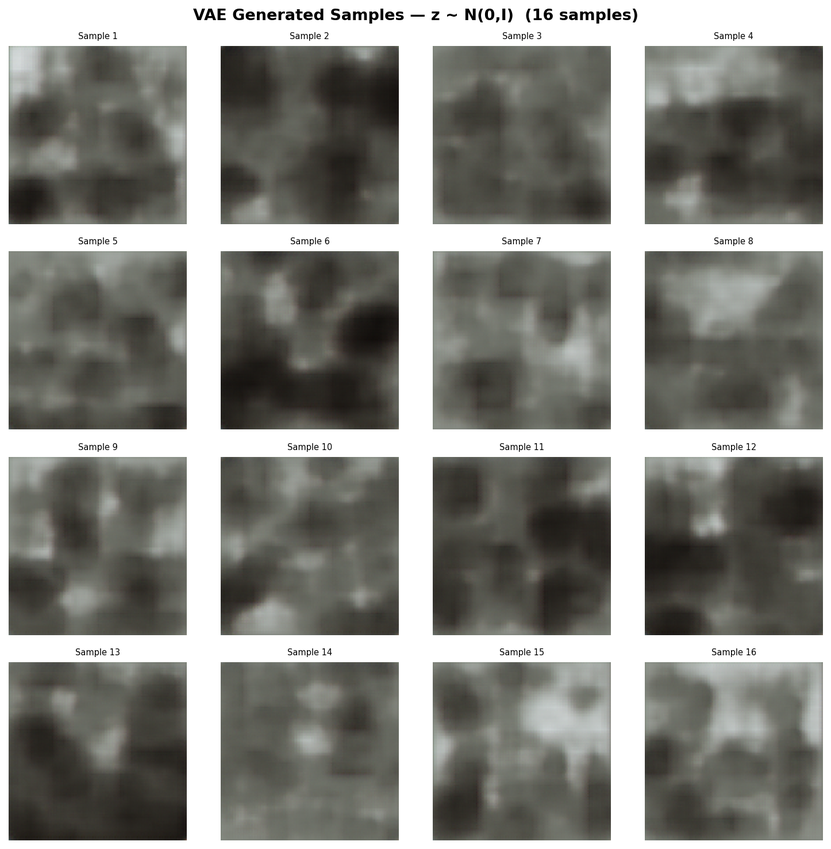
#> input picture vae_samples_grid.png, 831 x 849 px, shrunk from 1446 x 1477 before the run
$ python -i app.py   (imports and definitions only)
#> lines starting #> are read from the running program, lines starting #| are printed output that depends on the picture
import streamlit as st
import numpy as np
from PIL import Image
import io
import base64
import time

# [213 lines not run here, left out]

# ─── SESSION STATE ─────────────────────────────────────────────────────────────
if 'page' not in st.session_state:
    st.session_state.page = 'intro'
if 'tv_phase' not in st.session_state:
    st.session_state.tv_phase = 0

# ─── HELPER: inline image from PIL ────────────────────────────────────────────
# [4 lines left out: function pil_to_b64, not called in this run]

# ─── MOCK PIPELINE (no real model) ────────────────────────────────────────────
def mock_enhance(img: Image.Image) -> tuple[Image.Image, Image.Image]:
    """Returns (zero_dce_result, esrgan_result) as PIL images."""
    arr = np.array(img, dtype=np.float32) / 255.0
    # Simulate Zero-DCE: gamma-lift + curve
    r = arr.copy()
    r = 1 - (1 - r) ** 1.8
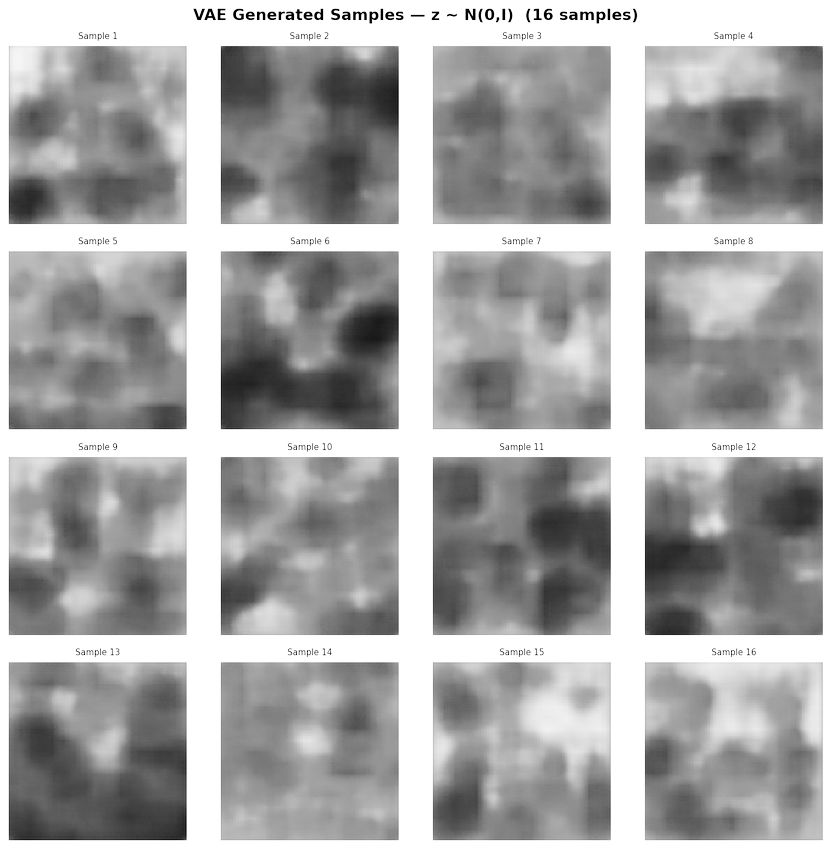
#> r: shape (849, 831) float32; min 0, max 1, mean 0.662
    r = np.clip(r * 1.15 + 0.05, 0, 1)
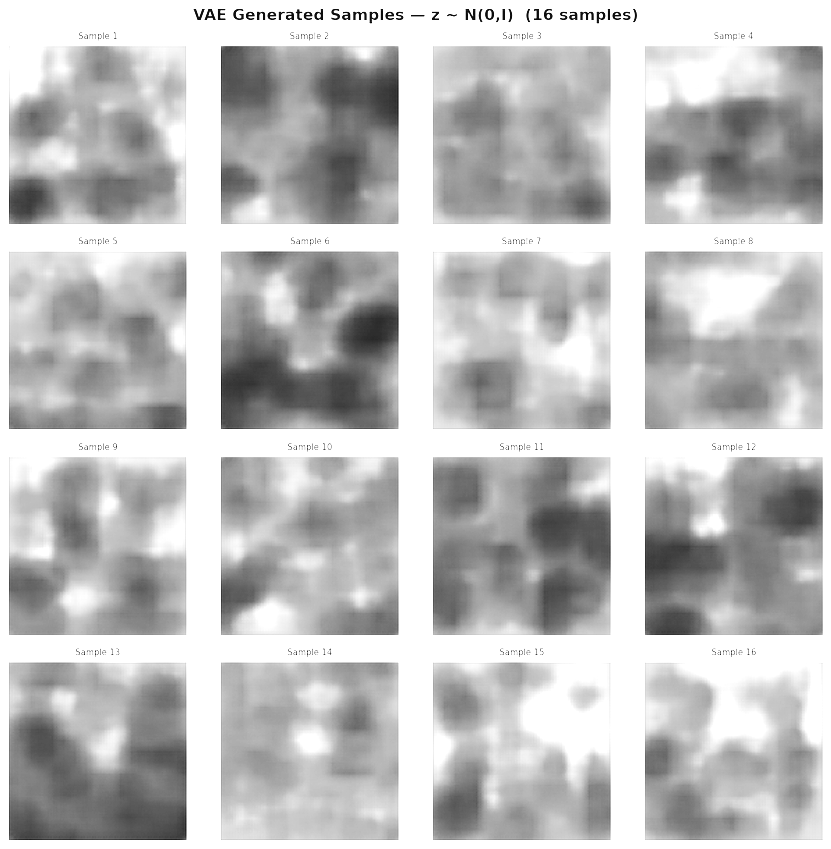
#> r: shape (849, 831) float32; min 0.05, max 1, mean 0.755
    enhanced = Image.fromarray((r * 255).astype(np.uint8))
    # Simulate ESRGAN: sharpen + upscale
    from PIL import ImageFilter, ImageEnhance
    sr = enhanced.filter(ImageFilter.SHARPEN)
    sr = ImageEnhance.Contrast(sr).enhance(1.1)
    sr = ImageEnhance.Color(sr).enhance(1.15)
    return enhanced, sr

# [766 lines left out: functions mock_detect, render_intro, render_main, not called in this run]


# ─── ROUTER ──────────────────────────────────────────────────────────────────
# [4 lines not run here, left out]

>>> import cv2
>>> picture = cv2.imread('vae_samples_grid.png', cv2.IMREAD_GRAYSCALE)
>>> result = mock_enhance(picture)
